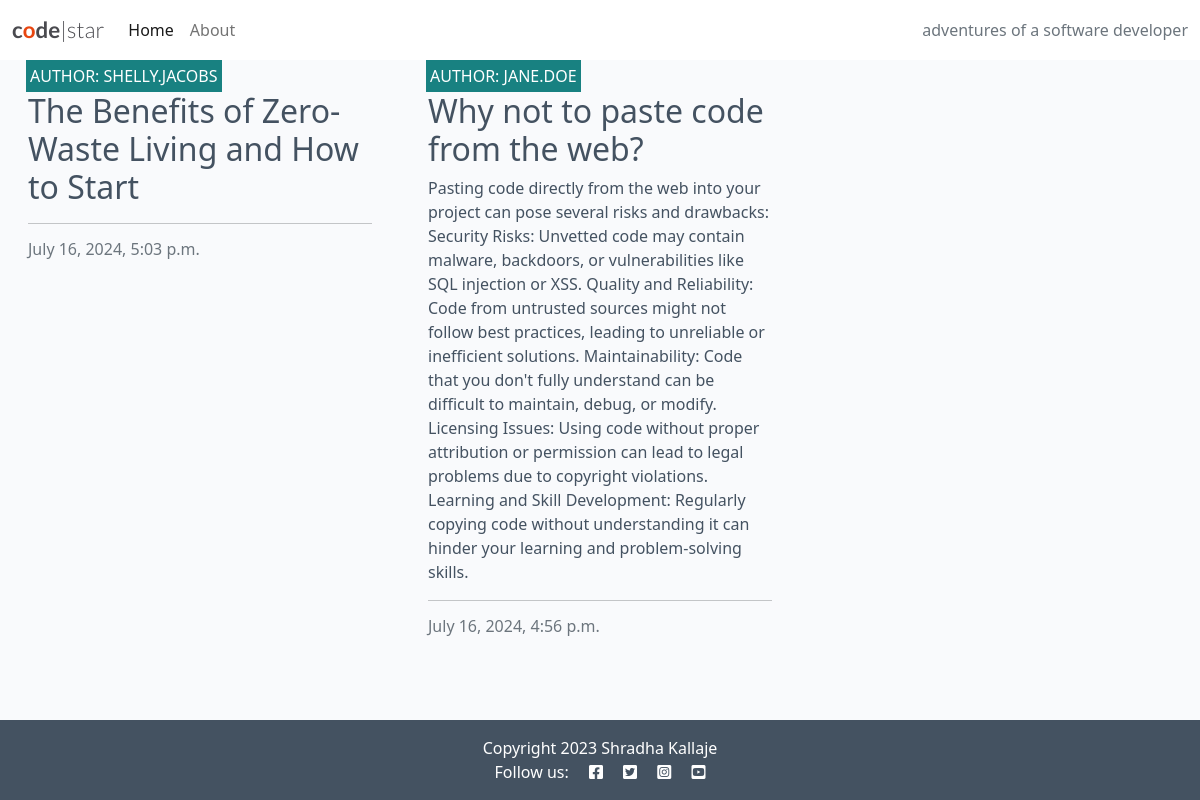
The app's page /, older data.
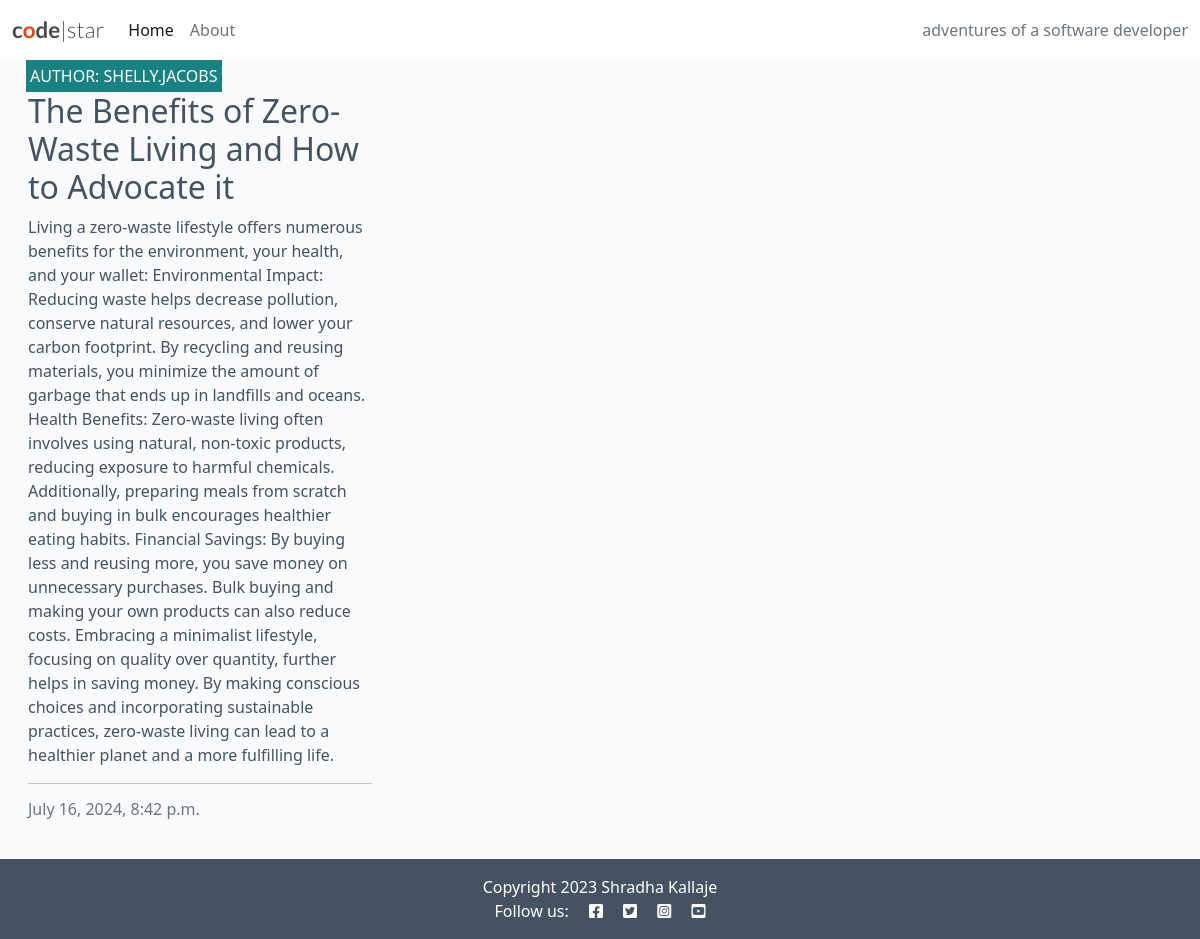
The same page, newer data.
### blog/models.py (models this page shows, shortened)
class Post(models.Model):
    title = models.CharField(max_length=200, unique=True)
    slug = models.SlugField(max_length=200, unique=True)
    author = models.ForeignKey(User, on_delete=models.CASCADE, related_name="blog_posts")
    content = models.TextField()
    created_on = models.DateTimeField(auto_now_add=True)
    status = models.IntegerField(choices=STATUS, default=0)
    excerpt = models.TextField(blank=True)
    updated_on = models.DateTimeField(auto_now=True)
    class Meta:
        ordering = ["-created_on"]

### blog/views.py (the view)
# urls.py: path('', views.PostList.as_view(), name='home'),
class PostList(generic.ListView):
    queryset = Post.objects.filter(status=1)
    template_name = "blog/index.html"
    paginate_by = 6

### blog/templates/blog/index.html (shortened to what this page needs)
{% extends "base.html" %}
{% block content %}
<div class="container-fluid">
    <div class="row">
        <div class="col-12 mt-3 left">
            <div class="row">
                {% for post in post_list %}
                <div class="col-md-4">
                    <div class="card mb-4">
                        <div class="card-body">
                            <div class="image-container">
                                <div class="image-flash">
                                    <p class="author">Author: {{ post.author }}</p>
                                </div>
                            </div>
                            <a href="{% url 'post_detail' post.slug %}" class="post-link">
                                <h2 class="card-title">{{ post.title }}</h2>
                                <p class="card-text">{{ post.excerpt }}</p>
                            </a>
                            <hr />
                            <p class="card-text text-muted h6">{{ post.created_on}}
                            </p>
                        </div>
                    </div>
                </div>
                {% endfor %}
            </div>
        </div>
    </div>
</div>
{% endblock %}
{% block copyright %}
Copyright 2023 Shradha Kallaje
{% endblock %}

Row changes from the older to the newer data that the page shows:
removed Post: author "JANE.DOE", title "Why not to paste code from the web?", excerpt "Pasting code directly from the web into your project can pose several risks and drawbacks: Security Risks: Unvetted code may contain malware, backdoors, or vulnerabilities like SQL injection or XSS. Quality and Reliability: Code from untrusted sources might not follow best practices, leading to unreliable or inefficient solutions. Maintainability: Code that you don't fully understand can be difficult to maintain, debug, or modify. Licensing Issues: Using code without proper attribution or permission can lead to legal problems due to copyright violations. Learning and Skill Development: Regularly copying code without understanding it can hinder your learning and problem-solving skills.", created_on "July 16, 2024, 4:56 p.m."
changed Post "SHELLY.JACOBS": title "The Benefits of Zero-Waste Living and How to Start" → "The Benefits of Zero-Waste Living and How to Advocate it"; excerpt (not shown) → "Living a zero-waste lifestyle offers numerous benefits for the environment, your health, and your wallet: Environmental Impact: Reducing waste helps decrease pollution, conserve natural resources, and lower your carbon footprint. By recycling and reusing materials, you minimize the amount of garbage that ends up in landfills and oceans. Health Benefits: Zero-waste living often involves using natural, non-toxic products, reducing exposure to harmful chemicals. Additionally, preparing meals from scratch and buying in bulk encourages healthier eating habits. Financial Savings: By buying less and reusing more, you save money on unnecessary purchases. Bulk buying and making your own products can…"; created_on "July 16, 2024, 5:03 p.m." → "July 16, 2024, 8:42 p.m."
